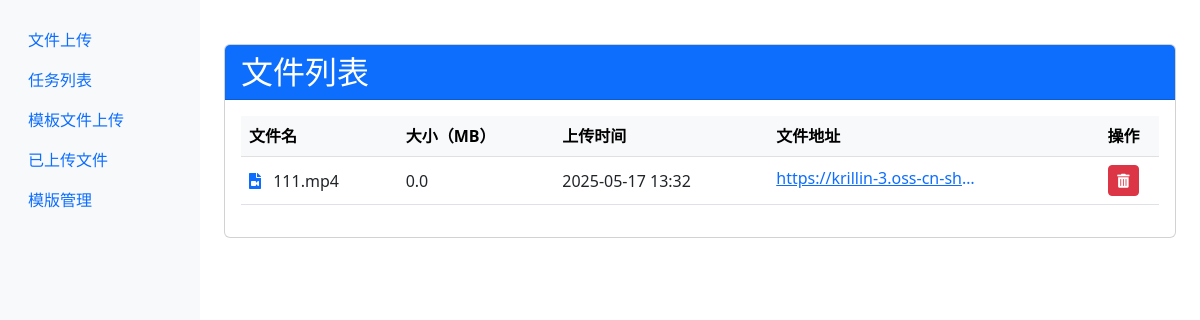
Before: /files with the older database file.
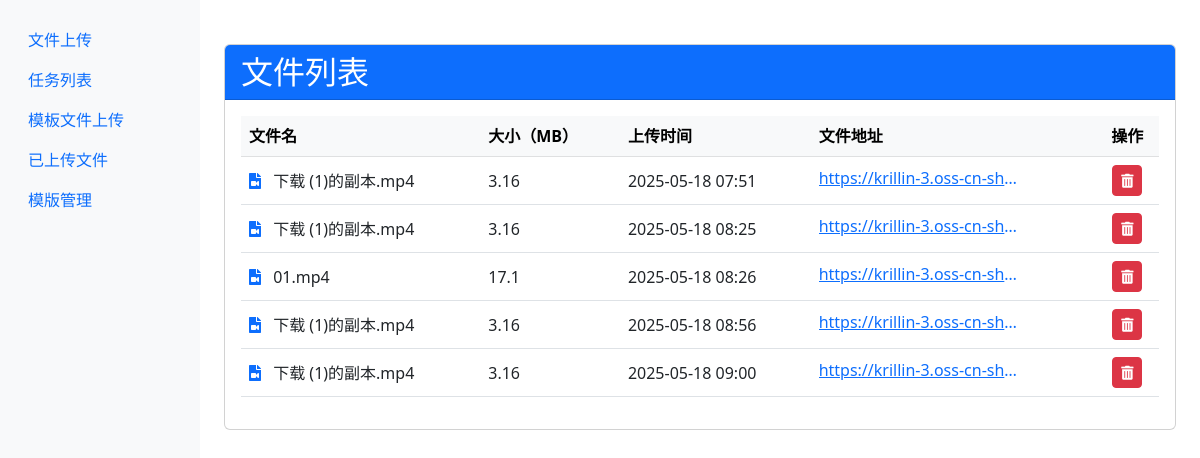
After: the same page with the newer database file.
### models.py (models this page shows, shortened)
class File(db.Model):
    id = db.Column(db.Integer, primary_key=True)
    filename = db.Column(db.String(100), nullable=False)  # 原始文件名
    oss_url = db.Column(db.String(255), unique=True)      # OSS 文件访问地址
    upload_time = db.Column(db.DateTime, default=datetime.utcnow) # 上传时间
    size = db.Column(db.Integer)                          # 文件大小（字节）
    description = db.Column(db.String(200))               # 可选：文件描述

### app.py (the view)
@app.route('/files')
def files():
    files = File.query.all()
    return render_template('files.html', files=files)

### templates/files.html (shortened to what this page needs)
{% extends "base.html" %}
{% block content %}
<div class="container mt-4">
    <div class="card">
        <div class="card-header bg-primary text-white d-flex justify-content-between align-items-center">
            <h2 class="mb-0">文件列表</h2>
        </div>
        <div class="card-body">
            <div class="table-responsive">
                <table class="table table-hover">
                    <thead class="table-light">
                        <tr>
                            <th>文件名</th>
                            <th>大小（MB）</th>
                            <th>上传时间</th>
                            <th>文件地址</th>
                            <th class="text-center">操作</th>
                        </tr>
                    </thead>
                    <tbody>
                        {% for file in files %}
                        <tr>
                            <td>
                                <i class="fas fa-file-video text-primary me-2"></i>
                                {{ file.filename }}
                            </td>
                            <td>{{ (file.size / (1024*1024))|round(2) }}</td>
                            <td>{{ file.upload_time.strftime('%Y-%m-%d %H:%M') }}</td>
                            <td>
                                <a href="{{ file.oss_url }}" target="_blank" class="text-truncate d-inline-block" style="max-width: 200px;" title="{{ file.oss_url }}">
                                    {{ file.oss_url }}
                                </a>
                            </td>
                            <td class="text-center">
                                <form method="post" action="/api/delete/{{ file.id }}" class="d-inline">
                                    <button type="submit" class="btn btn-danger btn-sm"
                                            onclick="return confirm('确定要删除这个文件吗?')"
                                            title="删除文件">
                                        <i class="fas fa-trash-alt"></i>
                                    </button>
                                </form>
                            </td>
                        </tr>
                        {% endfor %}
                    </tbody>
                </table>
            </div>
        </div>
    </div>
</div>
<link rel="stylesheet" href="https://cdnjs.cloudflare.com/ajax/libs/font-awesome/5.15.4/css/all.min.css">
{% endblock %}

Changed rows visible on the page:
removed File: filename "111.mp4", (file.size/(1024*1024))|round(2) "0.0", upload_time "2025-05-17 13:32", oss_url "https://krillin-3.oss-cn-sh…"
added File: filename "下载 (1)的副本.mp4", (file.size/(1024*1024))|round(2) "3.16", upload_time "2025-05-18 07:51", oss_url "https://krillin-3.oss-cn-sh…"
added File: filename "下载 (1)的副本.mp4", (file.size/(1024*1024))|round(2) "3.16", upload_time "2025-05-18 08:25", oss_url "https://krillin-3.oss-cn-sh…"
added File: filename "01.mp4", (file.size/(1024*1024))|round(2) "17.1", upload_time "2025-05-18 08:26", oss_url "https://krillin-3.oss-cn-sh…"
added File: filename "下载 (1)的副本.mp4", (file.size/(1024*1024))|round(2) "3.16", upload_time "2025-05-18 08:56", oss_url "https://krillin-3.oss-cn-sh…"
added File: filename "下载 (1)的副本.mp4", (file.size/(1024*1024))|round(2) "3.16", upload_time "2025-05-18 09:00", oss_url "https://krillin-3.oss-cn-sh…"
